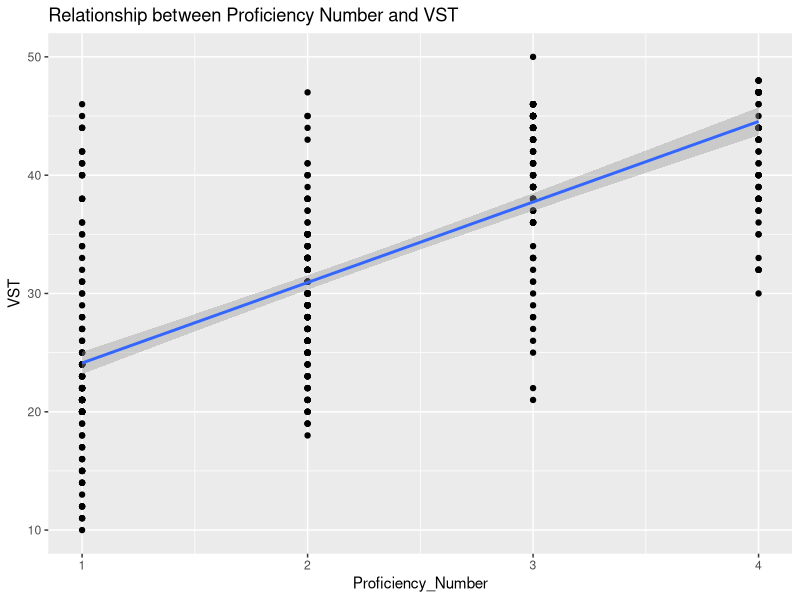
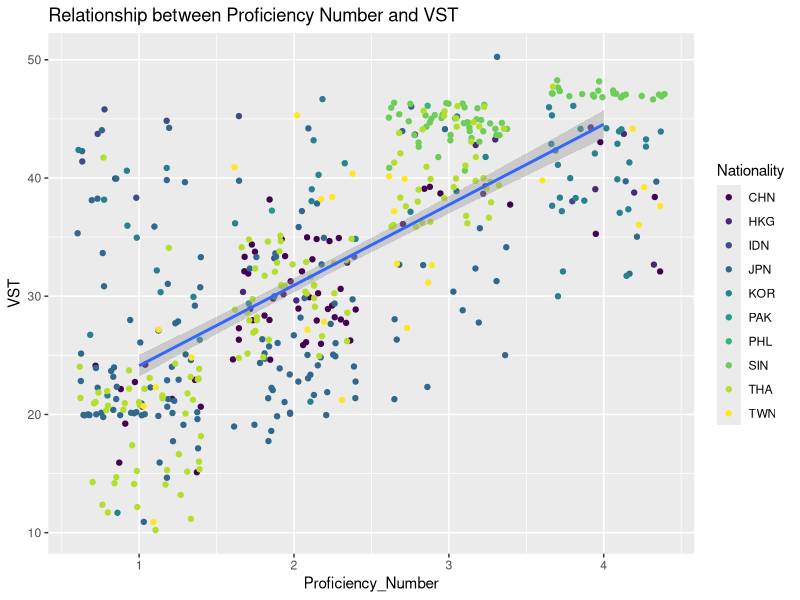
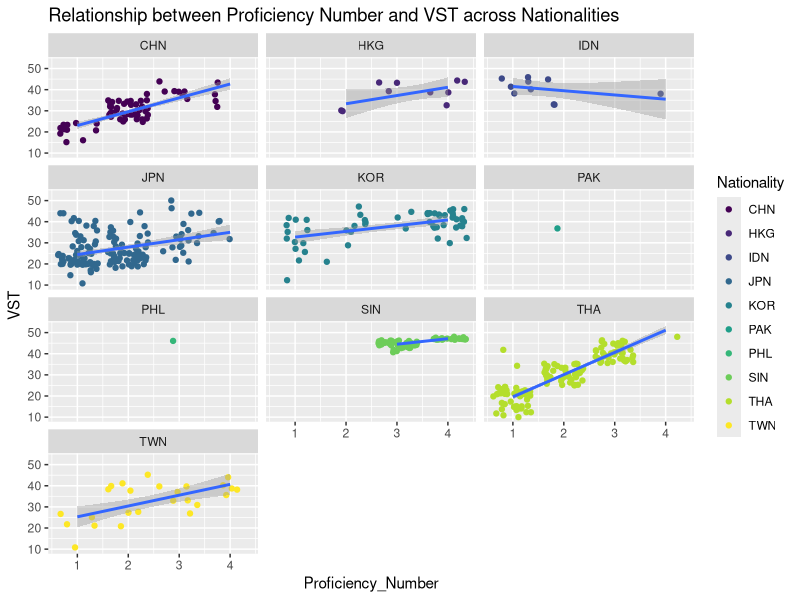
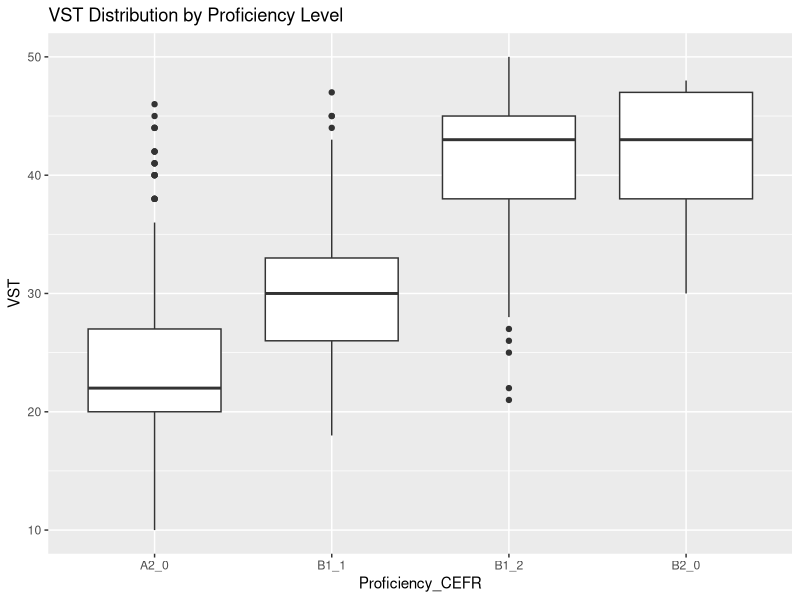
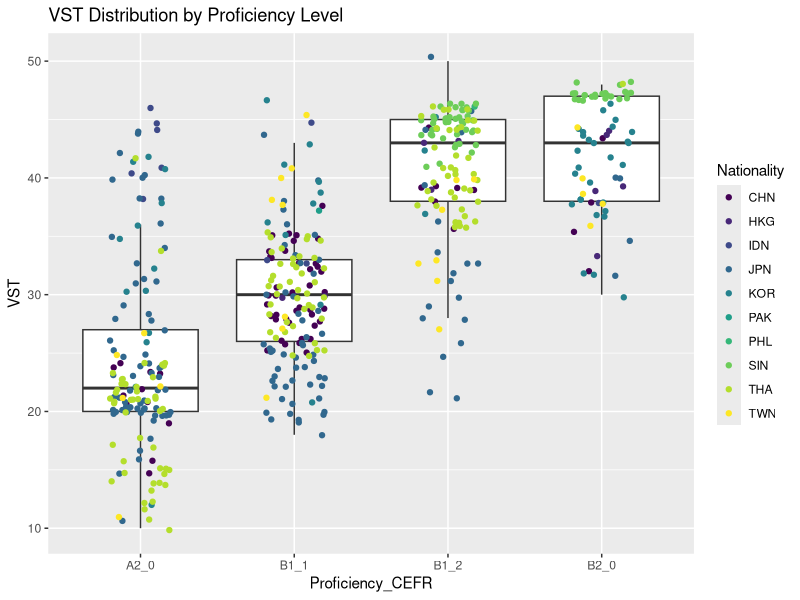
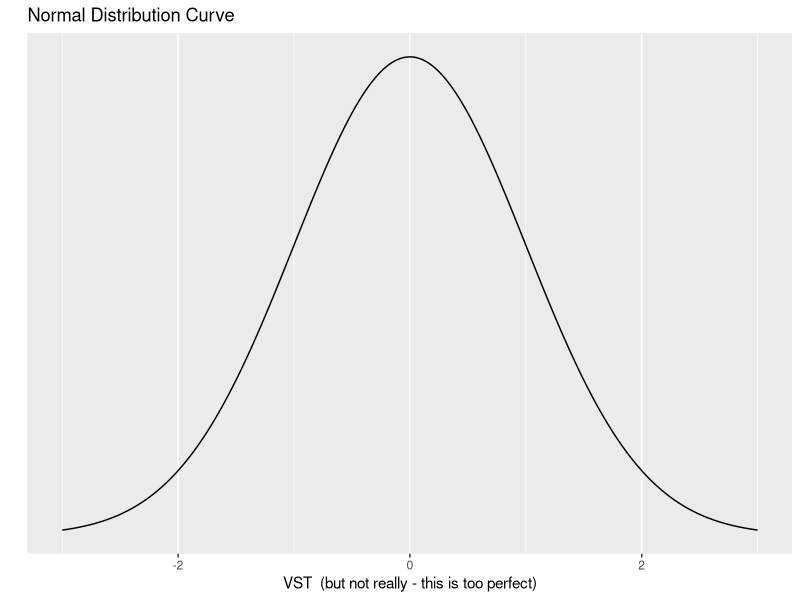
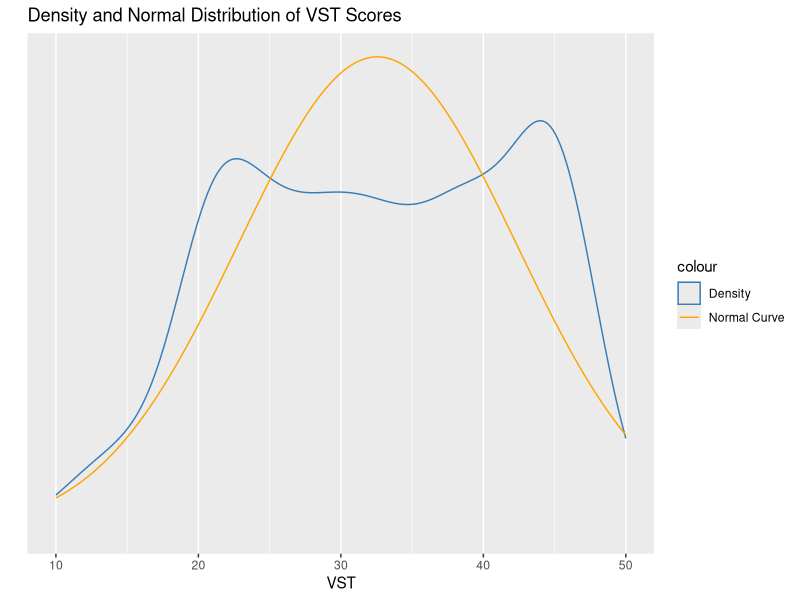
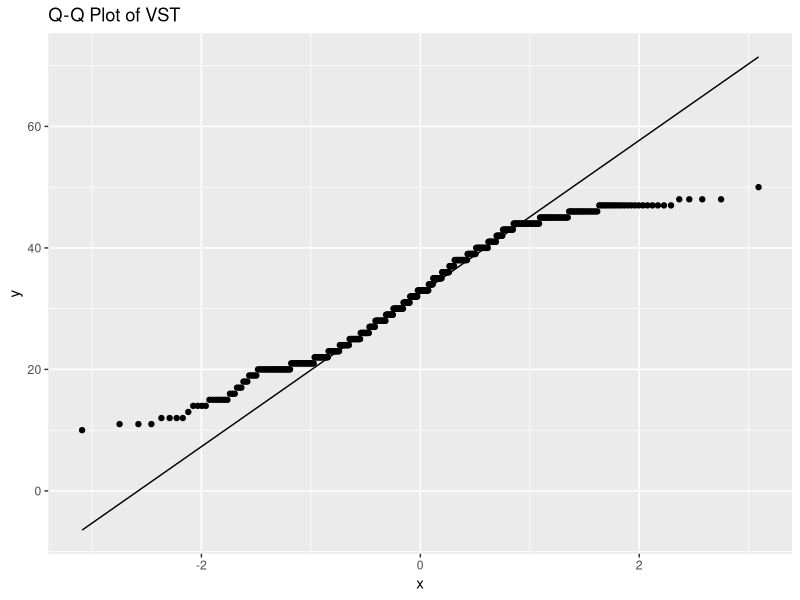

Here is the R script that generated these plots, in order:
## ---- chunk 1
knitr::opts_chunk$set(echo = TRUE)
## ---- chunk 2
fundata <- read.csv("data/ICNALE_500_simple.csv", header = TRUE) #this presumes that the .csv file is in a subfolder entitled "data"
summary(fundata)
## ---- chunk 3
library(ggplot2)
library(viridis) #color-friendly palettes
## ---- chunk 4
g1 <- ggplot(data = fundata) +
  geom_point(mapping = aes(x = Proficiency_Number, y = VST)) +
  geom_smooth(mapping = aes(x = Proficiency_Number, y = VST), method = lm) +
  scale_color_viridis(discrete = TRUE) +
  labs(
    x = "Proficiency_Number",
    y = "VST",
    title = "Relationship between Proficiency Number and VST")

#print(g1)
## ---- chunk 5
ggsave("plot1.png", plot = g1, width = 8, height = 6) # this is for the plot's alt text is correctly displayed in the HTML

cat('<img src="plot1.png" alt="Scatterplot with black dots showing individual scores by proficiency levels and VST scores. A blue line rises from the bottom left to the top right.">')
## ---- chunk 6
g2<- ggplot(data = fundata) + #this line indicates my dataset
  geom_jitter(mapping = aes(x = Proficiency_Number, y = VST, color = Nationality)) + #this line sets the x and y axis
  geom_smooth(mapping = aes(x = Proficiency_Number, y = VST), method = lm) +
  scale_color_viridis(discrete = TRUE) +
  labs(
    x = "Proficiency_Number",
    y = "VST",
    title = "Relationship between Proficiency Number and VST")

#print(g2)
## ---- chunk 7
ggsave("plot2.png", plot = g2, width = 8, height = 6) # for the alt text

cat('<img src="plot2.png" alt="Scatterplot with colored dots showing individual scores from various nationalities, across proficiency levels and VST scores. A blue line rises from the bottom left to the top right.">')
## ---- chunk 8
g3 <- ggplot(data = fundata) + #this line indicates my dataset
  geom_jitter(mapping = aes(x = Proficiency_Number, y = VST, color = Nationality)) + #this line sets the x and y axis
  geom_smooth(mapping = aes(x = Proficiency_Number, y = VST), method = lm) +
  facet_wrap(~ Nationality, ncol = 3) +
  scale_color_viridis(discrete = TRUE) +
  labs(
    x = "Proficiency_Number",
    y = "VST",
    title = "Relationship between Proficiency Number and VST across Nationalities"
  )

#print(g3)
## ---- chunk 9
ggsave("plot3.png", plot = g3, width = 8, height = 6) # this is for the plot's alt text is correctly displayed in the HTML

cat('<img src="plot3.png" alt="Grid of scatterplots showing the relationship between VST scores and proficiency numbers for different nationalities. Each plot represents a nationality with VST and proficiency number. Color-coded points per plot, with blue trend lines varying in slope but all rising from bottom left to top right, reflecting diverse distributions across nationalities.">')
## ---- chunk 10
g4<- ggplot(data = fundata) + 
  geom_boxplot(mapping = aes(x = Proficiency_CEFR, y = VST)) +
  labs(
    x = "Proficiency_CEFR",
    y = "VST",
    title = "VST Distribution by Proficiency Level"
  )

#print(g4)
## ---- chunk 11
ggsave("plot4.png", plot = g4, width = 8, height = 6) # for the alt text

cat('<img src="plot4.png" alt="Boxplots displaying the distribution of VST scores across CEFR proficiency levels A2_0, B1_1, B1_2, and B2_0. Each boxplot represents a different level, showing the median, interquartile range, and outliers.">')
## ---- chunk 12
g5<- ggplot(data = fundata) + 
  geom_boxplot(mapping = aes(x = Proficiency_CEFR, y = VST), outlier.shape = NA) +
  geom_jitter(mapping = aes(x = Proficiency_CEFR, y = VST, color = Nationality), width = 0.2)+
  scale_color_viridis(discrete = TRUE)+
  labs(
    x = "Proficiency_CEFR",
    y = "VST",
    title = "VST Distribution by Proficiency Level")

#print(g5)
## ---- chunk 13
ggsave("plot5.png", plot = g5, width = 8, height = 6) # for the alt text

cat('<img src="plot5.png" alt="Boxplots displaying the distribution of VST scores across CEFR proficiency levels A2_0, B1_1, B1_2, and B2_0, with actual score points jittered around each box to avoid overlapping. Color-coded points by nationality representing different nationalities. The boxplots show the median, interquartile ranges, and the range of the scores without outliers.">')
## ---- chunk 14
samplelist <- c(1,1,2,3,4,4,5,5,6,6,7,7,7)
## ---- chunk 15
mean(samplelist)
## ---- chunk 16
median(samplelist)
## ---- chunk 17
fundata <- read.csv("data/ICNALE_500_simple.csv", header = TRUE) #load data
cat("mean VST score:", mean(fundata$VST),"\n")  #mean VST score 
cat("median VST score:", median(fundata$VST),"\n")  #median VST score
cat("variance in VST score", var(fundata$VST), "\n") #variance in VST scores - by default this is the sample variance
cat("standard deviation of VST scores", sd(fundata$VST), "\n") #standard deviation of VST scores - by default this is the sample standard deviation
## ---- chunk 18
library(ggplot2)

#don't worry too much about this code - take a look at the plot
g6<- ggplot(data = data.frame(x = c(-3, 3)), aes(x)) +
  stat_function(fun = dnorm, n = 500, args = list(mean = 0, sd = 1)) + ylab("") + xlab("VST  (but not really - this is too perfect)") +
  scale_y_continuous(breaks = NULL)+
  labs(
    title = "Normal Distribution Curve"
  )

#print(g6)
## ---- chunk 19
ggsave("plot6.png", plot = g6, width = 8, height = 6) # for the alt text

cat('<img src="plot6.png" alt="Standard normal distribution curve, centered on zero, with data points following the symmetric bell-shaped pattern.">')
## ---- chunk 20
#This code may be useful in the future, but don't worry about it too much right now.
custom_colors <- c("Density" = "#377eb8", "Normal Curve" = "orange") 

g7<- ggplot(fundata, aes(x = VST)) + 
  geom_density(aes(color = "Density")) +  #Assigning a name to the color aesthetic
  # geom_histogram(aes(y = ..density.., fill = "Histogram"), binwidth = 3) +
  stat_function(fun = dnorm, n = 500, args = list(mean = mean(fundata$VST), sd = sd(fundata$VST)), aes(color ="Normal Curve")) +
  ylab("") +
  xlab("VST") +
  scale_y_continuous(breaks = NULL) +
  scale_color_manual(values = custom_colors) +  #scale_color_viridis(discrete = TRUE) is possible, but for better visibility
  labs(
    title = "Density and Normal Distribution of VST Scores"
  )

#print(g7)
## ---- chunk 21
ggsave("plot7.png", plot = g7, width = 8, height = 6) # for the alt text

cat('<img src="plot7.png" alt="Plot showing two curves over a range of VST scores. The first orange curve is the normal distribution based on the mean and standard deviation of the VST scores. The second blue curve represents the density of actual VST scores, showing where scores are most concentrated.">')
## ---- chunk 22
#don't worry too much about this code for now
g8<- ggplot(fundata, (aes(sample=VST))) + #note that the sample is the variable we are examinining
  stat_qq() + #this adds the points
  stat_qq_line() + #this adds the theoretical line
  labs(
    title = "Q-Q Plot of VST")

#print(g8)
## ---- chunk 23
ggsave("plot8.png", plot = g8, width = 8, height = 6) # for the alt text

cat('<img src="plot8.png" alt="Q-Q plot comparing the distribution of VST scores against a theoretical normal distribution. Data points are plotted as black dots. A line represents the expected quantiles if the data were normally distributed.">')
## ---- chunk 24
shapiro.test(fundata$VST)
## ---- chunk 25
#don't worry too much about this code - see the plot
library(dplyr)
library(ggplot2)

distr <- data.frame(x=seq(30, 50, length=300)) %>%
  mutate( density = dnorm(x, mean=40, sd=5))

g9<- ggplot(distr, aes(x=x, y=density)) +
  geom_line() +
  geom_area() +
  theme_bw() +
  labs(
    x = "Score",
    y = "Density",
    title = "Normal Distribution of Scores")

#print(g9)
## ---- chunk 26
ggsave("plot9.png", plot = g9, width = 8, height = 6) # for the alt text

cat('<img src="plot9.png" alt="This is a plot representing the normal distribution of scores. The area under the curve is shaded, indicating the probability density of the scores within the given range.">')
## ---- chunk 27
#don't worry too much about this code - see the plot
distr <- data.frame(x=seq(30, 50, length=300)) %>%
  mutate(density = dnorm(x, mean=40, sd=5),
          group = ifelse(x<=34, 'Worse score than 34','Better score than 34'))

g10<- ggplot(distr, aes(x = x, y = density, fill = group)) +
  geom_line() +
  geom_area(alpha = 0.5) +  # Adjusting transparency for better visualization
  scale_fill_viridis(discrete = TRUE) +  # Applying a color-blind friendly palette
  theme_bw() +
  labs(
    x = "Score",
    y = "Density",
    title = "Probability Distribution of Scores")

#print(g10)
## ---- chunk 28
ggsave("plot10.png", plot = g10, width = 8, height = 6) # for the alt text

cat('<img src="plot10.png" alt="Plot displaying a probability density function of scores with a bell-shaped curve. The plot is filled with two colors: yellow for scores worse than 34 and purple for scores better than 34.">')
## ---- chunk 29
#don't worry too much about this code
pnorm(34, mean = 40, sd = 5)
## ---- chunk 30
set.seed(124) #set random number generator seed
mean(rnorm(10, mean = 40, sd = 5)) #get random sample of 10 data points from a normal distribution with a mean of 40 and an sd of 5; get the mean score
mean(rnorm(10, mean = 40, sd = 5))
mean(rnorm(10, mean = 40, sd = 5))
## ---- chunk 31
set.seed(124) #set random number generator seed
mean(rnorm(100, mean = 40, sd = 5)) #get random sample of 100 data points from a normal distribution with a mean of 40 and an sd of 5; get the mean score
mean(rnorm(100, mean = 40, sd = 5))
mean(rnorm(100, mean = 40, sd = 5))
## ---- chunk 32
set.seed(124) #set random number generator seed
mean(rnorm(1000, mean = 40, sd = 5)) #get random sample of 100 data points from a normal distribution with a mean of 40 and an sd of 5; get the mean score
mean(rnorm(1000, mean = 40, sd = 5))
mean(rnorm(1000, mean = 40, sd = 5))
## ---- chunk 33
#don't worry too much about this code - see the plot
distr1 <- data.frame(x = seq(30, 50, length = 300)) %>%
  mutate(density = dnorm(x, mean = 40, sd = 5))

distr2 <- data.frame(x = seq(35, 55, length = 300)) %>%
  mutate(density = dnorm(x, mean = 45, sd = 5))

# Combine the data frames and add a grouping variable (added for plotting)
combined_distr <- rbind(distr %>% mutate(group = "distr1"),
                        distr2 %>% mutate(group = "distr2"))

# Plot
g11<- ggplot(combined_distr, aes(x = x, y = density, color = group)) +
  geom_line() +
  scale_color_viridis(discrete = TRUE) +
  theme_bw() +
  labs(
    x = "VST",
    y = "Density",
    title = "Comparative Normal Distributions of Two Samples")

#print(g11)
## ---- chunk 34
ggsave("plot11.png", plot = g11, width = 8, height = 6) # for the alt text

cat('<img src="plot11.png" alt=Plot showing two overlapping normal distribution curves. The first purple curve peaks at a mean of 40, and the second yellow curve peaks at a mean of 45 with the same standard deviation. The curves intersect around a score of 42, highlighting the range where the distributions of both classes overlap.">')
